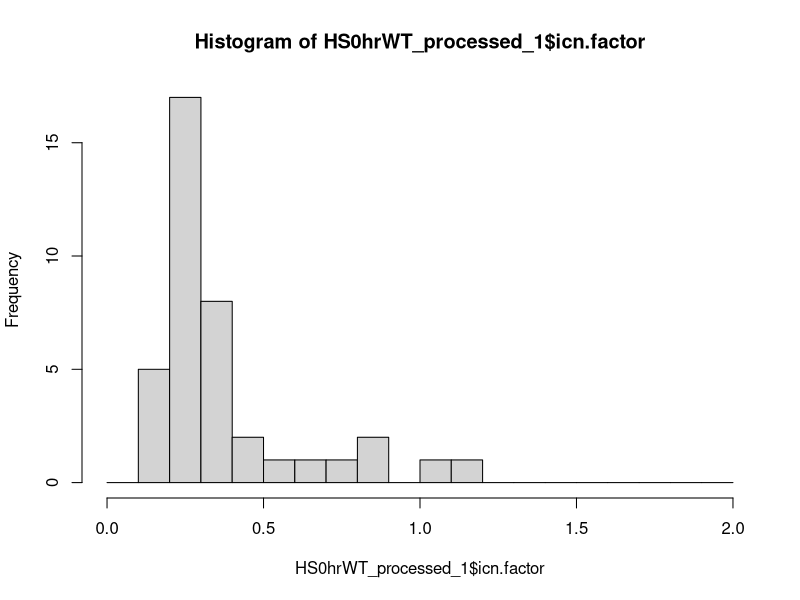
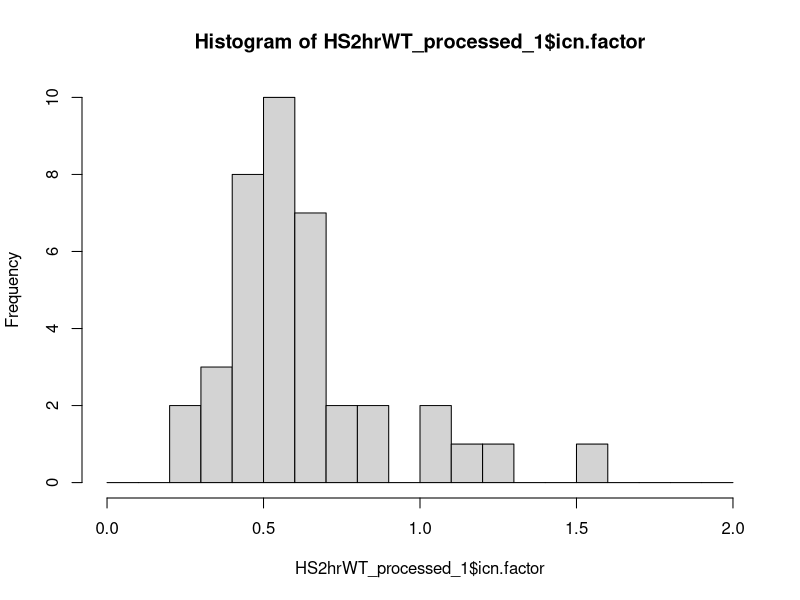
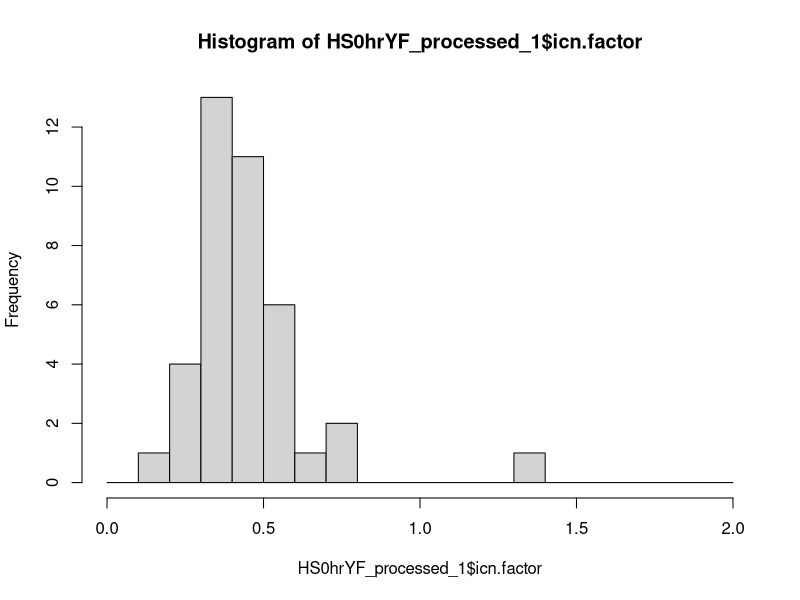
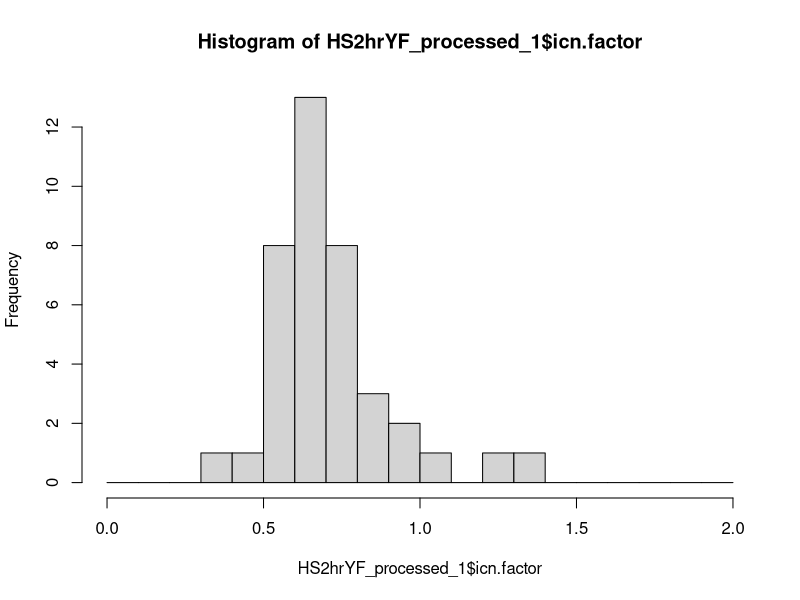
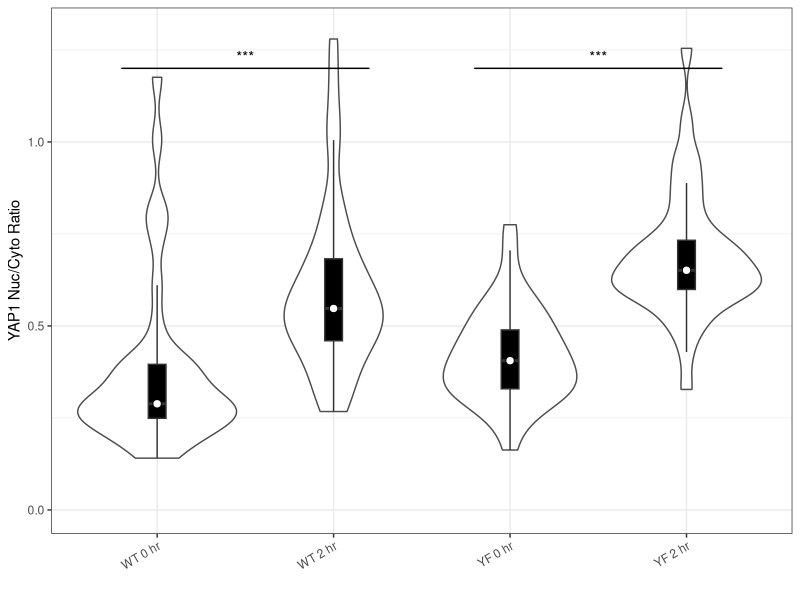

The R source for these figures, in order:
# Load libraries
library(tidyverse)
library(ggsignif)

# Clear workspace
rm(list = ls())

# Load datasets
HS0hrWT_rawdata <- read.csv("./combined_csv_file_WT0hr.csv")
HS2hrWT_rawdata <- read.csv("./combined_csv_file_WT2hr.csv")
HS0hrYF_rawdata <- read.csv("./combined_csv_file_YF0hr.csv")
HS2hrYF_rawdata <- read.csv("./combined_csv_file_YF2hr.csv")

# Check loaded datasets
glimpse(HS0hrWT_rawdata)
glimpse(HS2hrWT_rawdata)
glimpse(HS0hrYF_rawdata)
glimpse(HS2hrYF_rawdata)

# Extract exact data values from raw data
HS0hrWT_processed_1 <- HS0hrWT_rawdata %>% 
  select(icn.factor, X..nuclei, X..cytoplasm, av..nuclei.intensity, av..cytoplasm.intensity)
HS2hrWT_processed_1 <- HS2hrWT_rawdata %>% 
  select(icn.factor, X..nuclei, X..cytoplasm, av..nuclei.intensity, av..cytoplasm.intensity)
HS0hrYF_processed_1 <- HS0hrYF_rawdata %>% 
  select(icn.factor, X..nuclei, X..cytoplasm, av..nuclei.intensity, av..cytoplasm.intensity)
HS2hrYF_processed_1 <- HS2hrYF_rawdata %>% 
  select(icn.factor, X..nuclei, X..cytoplasm, av..nuclei.intensity, av..cytoplasm.intensity)

# Slice the HS0hrWT/HS0hrYF/HS2hrYF data due to the element number of HS2hrWT (39)
HS0hrWT_processed_1 <- HS0hrWT_processed_1 %>% 
  slice(1:39)
HS0hrYF_processed_1 <- HS0hrYF_processed_1 %>% 
  slice(1:39)
HS2hrYF_processed_1 <- HS2hrYF_processed_1 %>% 
  slice(1:39)

# Check histogram of each data
hist(HS0hrWT_processed_1$icn.factor, breaks = seq(0, 2.0, 0.1))
hist(HS2hrWT_processed_1$icn.factor, breaks = seq(0, 2.0, 0.1))
hist(HS0hrYF_processed_1$icn.factor, breaks = seq(0, 2.0, 0.1))
hist(HS2hrYF_processed_1$icn.factor, breaks = seq(0, 2.0, 0.1))

# Perform Welch's t-test
t.test(HS0hrWT_processed_1$icn.factor, HS2hrWT_processed_1$icn.factor, var.equal = F)
t.test(HS0hrYF_processed_1$icn.factor, HS2hrYF_processed_1$icn.factor, var.equal = F)

# Prepare final data
FinalData <- data.frame(WT0hr = HS0hrWT_processed_1$icn.factor, 
                        WT2hr = HS2hrWT_processed_1$icn.factor, 
                        YF0hr = HS0hrYF_processed_1$icn.factor,
                        YF2hr = HS2hrYF_processed_1$icn.factor) %>% 
  rowid_to_column("id") %>% 
  pivot_longer(-id, names_to = "HeatShock", values_to = "YAP1NucCytoRatio") %>% 
  select(-id) %>% 
  mutate(HeatShock = gsub(HeatShock, pattern = "WT", replacement = "WT ", ignore.case = TRUE)) %>%
  mutate(HeatShock = gsub(HeatShock, pattern = "YF", replacement = "YF ", ignore.case = TRUE)) %>% 
  mutate(HeatShock = gsub(HeatShock, pattern = "hr", replacement = " hr", ignore.case = TRUE)) %>% 
  mutate(Type = "NA")
for(i in 1:nrow(FinalData)){
  if(str_detect(FinalData$HeatShock[i], pattern = "YF") == TRUE){
    FinalData$Type[i] = "YF mutant"
  }else {
    FinalData$Type[i] = "Wild type"
  }
}

# Re-align the final data for plotting
FinalData$HeatShock <- factor(FinalData$HeatShock, levels = c("WT 0 hr", "WT 2 hr", "YF 0 hr", "YF 2 hr"))

# Prepare final plot
finalgraph <- ggplot(FinalData, aes(x = HeatShock, y = YAP1NucCytoRatio, ymin = 0)) +
  ylim(0, 1.3) +
  geom_violin(colour = "gray30") +
  geom_boxplot(width = 0.1, 
               fill = "black", 
               outlier.colour = "NA") +
  stat_summary(fun = median, 
               geom = "point", 
               fill = "white", 
               shape = 21, 
               size = 2.5) +
  geom_signif(inherit.aes = FALSE,
              stat = "identity",
              data = data.frame(x = c(0.8, 2.8),
                                xend = c(2.2, 4.2),
                                y = c(1.2, 1.2),
                                annotation = c("bar1", "bar2")),
              aes(x = x, xend = xend, y = y, yend = y, annotation = annotation),
              tip_length = 0) +
  xlab("") +
  ylab("YAP1 Nuc/Cyto Ratio") +
  theme_bw() +
  theme(axis.text.x = element_text(hjust = 1, angle = 30), 
        legend.title = element_blank(), 
        strip.background = element_blank())
pg <- ggplot_build(finalgraph)
pv <- pg$data[[4]]$annotation
pv <- c("***", "***")
pg$data[[4]]$annotation <- pv
finalgraph <- ggplot_gtable(pg)
plot(finalgraph)

# Definition of ANOVA-Tukey-Cramer test function
tukey <- function(x){
  vx <- c(x$YAP1NucCytoRatio)
  fx <- factor(x$HeatShock)
  anova_res <- aov(vx ~ fx)
  tukey_res <- TukeyHSD(anova_res)
  return(as.data.frame(tukey_res[[1]]))
}

# Perform Tukey-Cramer test
tukeytest_result_of_FinalData <- tukey(FinalData)

